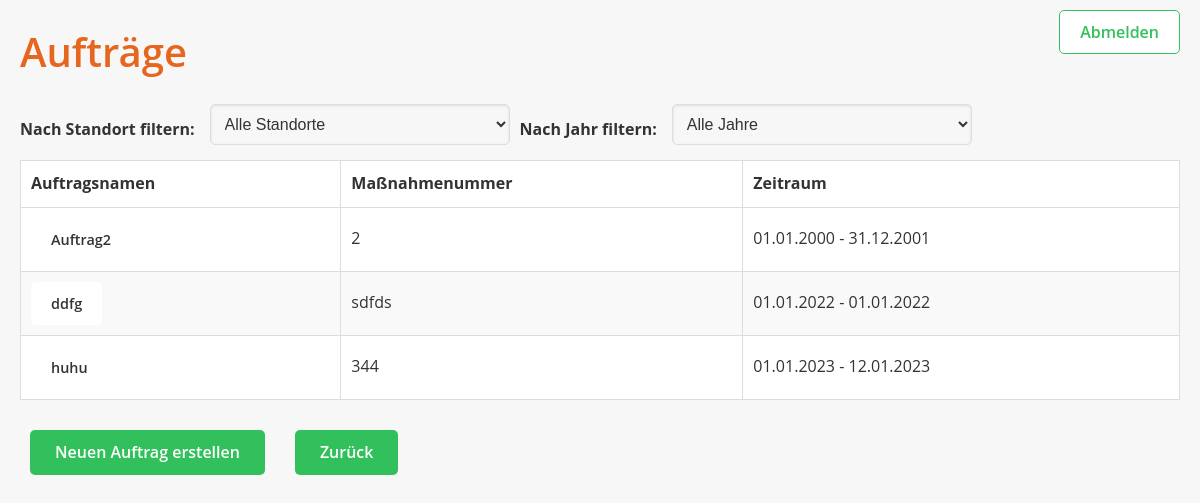
The page /PersonaleinsatzplanHaeH/auftrag/list/?next=/PersonaleinsatzplanHaeH/ on the database its author committed.
### PersonaleinsatzplanHaeH/models.py (models this page shows, shortened)
class Auftrag(models.Model):
    name = models.CharField(max_length=255)
    vergabenummer = models.CharField(max_length=255, unique=True)
    optionsnummer = models.CharField(max_length=255, unique=True)
    massnahmenummer = models.CharField(max_length=255, unique=True)
    startdatum = models.DateField()
    enddatum = models.DateField()
    max_klienten = models.IntegerField(default=0)
    mindest_klienten = models.IntegerField(default=0)
    aktuell_klienten = models.IntegerField(default=0)
    personaleinsatzplan = models.ForeignKey(Personaleinsatzplan, on_delete=models.CASCADE, related_name='auftraege')

### PersonaleinsatzplanHaeH/views.py (the view)
# urls.py: path('auftrag/list/', AuftragListView.as_view(), name='auftrag_list'),
class AuftragListView(ListView):
    model = Auftrag
    template_name = 'auftrag_list.html'
    context_object_name = 'auftraege'
    def get_queryset(self):
        queryset = super().get_queryset()
        niederlassung_id = self.request.GET.get('niederlassung')
        if niederlassung_id:
            queryset = queryset.filter(personaleinsatzplan__niederlassung_id=niederlassung_id)
        jahr = self.request.GET.get('jahr')
        if jahr:
            queryset = queryset.filter(startdatum__year=jahr)
        return queryset
    def get_context_data(self, **kwargs):
        context = super().get_context_data(**kwargs)
        context['niederlassungen'] = Niederlassung.objects.all()
        context['jahre'] = (
            Auftrag.objects.annotate(jahr=ExtractYear('startdatum'))
            .values_list('jahr', flat=True)
            .distinct()
            .order_by('jahr')
        )
        context['zurueck_link'] = self.request.GET.get('next', '/')
        return context

### templates/auftrag_list.html (shortened to what this page needs)
<!DOCTYPE html>
<html lang="en">
<head>
    {% load static %}
    <link rel="stylesheet" href="{% static 'css/styles.css' %}">
</head>
<body>
<div class="navbar">
    <a href="{% url 'PersonaleinsatzplanHaeH:logout' %}" class="logout-link">Abmelden</a>
</div>
<h1>Aufträge</h1>
<form method="get" class="filter-form">
    <div class="filter-row" style="display: flex; align-items: center; gap: 10px;">
        <label for="standort_filter">Nach Standort filtern:</label>
        <select name="niederlassung" id="standort_filter" onchange="this.form.submit()" class="filter-select">
            <option value="">Alle Standorte</option>
        </select>
        <label for="jahr_filter">Nach Jahr filtern:</label>
        <select name="jahr" id="jahr_filter" onchange="this.form.submit()" class="filter-select">
            <option value="">Alle Jahre</option>
        </select>
    </div>
</form>
<table>
    <thead>
        <tr>
            <th>Auftragsnamen</th>
            <th>Maßnahmenummer</th>
            <th>Zeitraum</th>
        </tr>
    </thead>
    <tbody>
        {% for auftrag in auftraege %}
        <tr>
            <td>
                <a href="{% url 'PersonaleinsatzplanHaeH:auftrag_detail' auftrag.pk %}?next={{ request.path }}" class="card-link">
                    {{ auftrag.name }}
                </a>
            </td>
            <td>{{ auftrag.massnahmenummer }}</td>
            <td>{{ auftrag.startdatum|date:"d.m.Y" }} - {{ auftrag.enddatum|date:"d.m.Y" }}</td>
        </tr>
        {% endfor %}
    </tbody>
</table>
<div class="actions">
    <a href="{% url 'PersonaleinsatzplanHaeH:auftrag_create' %}?next={{ request.path }}" class="action-link">
        Neuen Auftrag erstellen
    </a>
    <a href="{{ zurueck_link }}" class="action-link">Zurück</a>
</div>
</body>
</html>

### static/css/styles.css (style rules this page uses)
body, h1, h2, h3, h4, ul, li, a, table, td, th { margin: 0; padding: 0; box-sizing: border-box; }
body { font-family: 'Open Sans', Arial, sans-serif; background-color: #f7f7f7; color: #333; line-height: 1.6; padding: 20px; }
h1, h2, h3, h4 h5 { margin-bottom: 20px; color: #e7661f; font-weight: 600; }
h1 { font-size: 2.5em; }
a { text-decoration: none; transition: background-color 0.3s ease-in-out, color 0.3s ease-in-out; border-radius: 5px; font-weight: 600; }
.card-link { display: inline-block; padding: 10px 20px; background-color: white; color: #333; font-size: 0.9em; text-align: center; }
.action-link { display: inline-block; margin: 10px; padding: 10px 25px; background-color: #31c05c; color: white; font-size: 1em; text-align: center; }
table { width: 100%; border-collapse: collapse; margin-bottom: 20px; background-color: #fff; border: 1px solid #ccc; }
th, td { padding: 10px; text-align: left; border: 1px solid #ddd; }
tr:nth-child(even) { background-color: #f9f9f9; }
.actions { margin: 20px 0; display: flex; justify-content: flex-start; gap: 10px; }
.filter-select { display: block; width: 100%; max-width: 300px; padding: 10px; font-size: 1em; color: #333; background-color: #f7f7f7; border: 1px solid #ddd; border-radius: 5px; margin-bottom: 15px; transition: border-color 0.3s ease, box-shadow 0.3s ease; }
.filter-row { display: flex; align-items: center; gap: 10px; }
.filter-select { margin-left: 5px; }
.filter-form label { font-weight: bold; margin-bottom: 5px; display: block; }
form { display: flex; flex-direction: column; gap: 15px; }
form label { display: block; margin-bottom: 5px; font-size: 1em; font-weight: bold; }
form select, form input[type="text"], form input[type="number"], form input[type="password"], form input[type="email"], form textarea { width: 100%; max-width: 500px; padding: 10px; font-size: 1em; border: 1px solid #ddd; border-radius: 5px; background-color: #f7f7f7; box-shadow: inset 0 1px 3px rgba(0, 0, 0, 0.1); transition: border-color 0.3s ease, box-shadow 0.3s ease; }
.navbar { position: absolute; top: 20px; right: 20px; font-family: 'Open Sans', sans-serif; }
.logout-link { font-weight: 600; color: #31c05c; text-decoration: none; background-color: white; padding: 10px 20px; border-radius: 5px; border: 1px solid #31c05c; transition: background-color 0.3s ease, color 0.3s ease, transform 0.2s ease; font-size: 1em; }

### rows shown on the page
Auftrag: name "Auftrag2", massnahmenummer "2", startdatum "01.01.2000", enddatum "31.12.2001"
Auftrag: name "ddfg", massnahmenummer "sdfds", startdatum "01.01.2022", enddatum "01.01.2022"
Auftrag: name "huhu", massnahmenummer "344", startdatum "01.01.2023", enddatum "12.01.2023"
